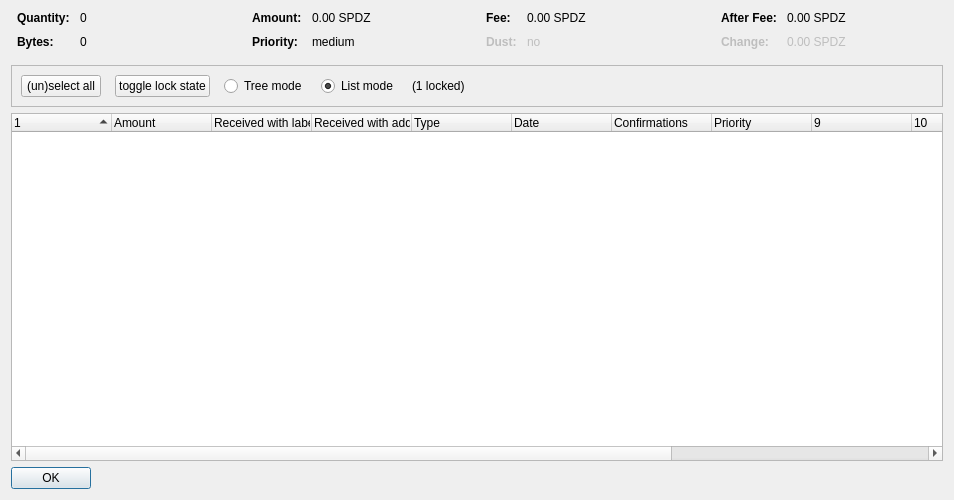
<?xml version="1.0" encoding="UTF-8"?>
<ui version="4.0">
 <class>CoinControlDialog</class>
 <widget class="QDialog" name="CoinControlDialog">
  <property name="geometry">
   <rect>
    <x>0</x>
    <y>0</y>
    <width>954</width>
    <height>500</height>
   </rect>
  </property>
  <property name="windowTitle">
   <string>Coin Selection</string>
  </property>
  <layout class="QVBoxLayout" name="verticalLayout">
   <item>
    <layout class="QHBoxLayout" name="horizontalLayoutTop" stretch="0,0,0,0">
     <property name="topMargin">
      <number>0</number>
     </property>
     <property name="bottomMargin">
      <number>10</number>
     </property>
     <item>
      <layout class="QFormLayout" name="formLayoutCoinControl1">
       <property name="horizontalSpacing">
        <number>10</number>
       </property>
       <property name="verticalSpacing">
        <number>10</number>
       </property>
       <property name="leftMargin">
        <number>6</number>
       </property>
       <property name="rightMargin">
        <number>6</number>
       </property>
       <item row="0" column="0">
        <widget class="QLabel" name="labelCoinControlQuantityText">
         <property name="font">
          <font>
           <weight>75</weight>
           <bold>true</bold>
          </font>
         </property>
         <property name="text">
          <string>Quantity:</string>
         </property>
        </widget>
       </item>
       <item row="0" column="1">
        <widget class="QLabel" name="labelCoinControlQuantity">
         <property name="cursor">
          <cursorShape>IBeamCursor</cursorShape>
         </property>
         <property name="contextMenuPolicy">
          <enum>Qt::ActionsContextMenu</enum>
         </property>
         <property name="text">
          <string notr="true">0</string>
         </property>
         <property name="textInteractionFlags">
          <set>Qt::LinksAccessibleByMouse|Qt::TextSelectableByKeyboard|Qt::TextSelectableByMouse</set>
         </property>
        </widget>
       </item>
       <item row="1" column="0">
        <widget class="QLabel" name="labelCoinControlBytesText">
         <property name="font">
          <font>
           <weight>75</weight>
           <bold>true</bold>
          </font>
         </property>
         <property name="text">
          <string>Bytes:</string>
         </property>
        </widget>
       </item>
       <item row="1" column="1">
        <widget class="QLabel" name="labelCoinControlBytes">
         <property name="cursor">
          <cursorShape>IBeamCursor</cursorShape>
         </property>
         <property name="contextMenuPolicy">
          <enum>Qt::ActionsContextMenu</enum>
         </property>
         <property name="text">
          <string notr="true">0</string>
         </property>
         <property name="textInteractionFlags">
          <set>Qt::LinksAccessibleByMouse|Qt::TextSelectableByKeyboard|Qt::TextSelectableByMouse</set>
         </property>
        </widget>
       </item>
      </layout>
     </item>
     <item>
      <layout class="QFormLayout" name="formLayoutCoinControl2">
       <property name="horizontalSpacing">
        <number>10</number>
       </property>
       <property name="verticalSpacing">
        <number>10</number>
       </property>
       <property name="leftMargin">
        <number>6</number>
       </property>
       <property name="rightMargin">
        <number>6</number>
       </property>
       <item row="0" column="0">
        <widget class="QLabel" name="labelCoinControlAmountText">
         <property name="font">
          <font>
           <weight>75</weight>
           <bold>true</bold>
          </font>
         </property>
         <property name="text">
          <string>Amount:</string>
         </property>
        </widget>
       </item>
       <item row="0" column="1">
        <widget class="QLabel" name="labelCoinControlAmount">
         <property name="cursor">
          <cursorShape>IBeamCursor</cursorShape>
         </property>
         <property name="contextMenuPolicy">
          <enum>Qt::ActionsContextMenu</enum>
         </property>
         <property name="text">
          <string notr="true">0.00 SPDZ</string>
         </property>
         <property name="textInteractionFlags">
          <set>Qt::LinksAccessibleByMouse|Qt::TextSelectableByKeyboard|Qt::TextSelectableByMouse</set>
         </property>
        </widget>
       </item>
       <item row="1" column="0">
        <widget class="QLabel" name="labelCoinControlPriorityText">
         <property name="font">
          <font>
           <weight>75</weight>
           <bold>true</bold>
          </font>
         </property>
         <property name="text">
          <string>Priority:</string>
         </property>
        </widget>
       </item>
       <item row="1" column="1">
        <widget class="QLabel" name="labelCoinControlPriority">
         <property name="cursor">
          <cursorShape>IBeamCursor</cursorShape>
         </property>
         <property name="contextMenuPolicy">
          <enum>Qt::ActionsContextMenu</enum>
         </property>
         <property name="text">
          <string>medium</string>
         </property>
         <property name="textInteractionFlags">
          <set>Qt::LinksAccessibleByMouse|Qt::TextSelectableByKeyboard|Qt::TextSelectableByMouse</set>
         </property>
        </widget>
       </item>
      </layout>
     </item>
     <item>
      <layout class="QFormLayout" name="formLayoutCoinControl3">
       <property name="horizontalSpacing">
        <number>10</number>
       </property>
       <property name="verticalSpacing">
        <number>10</number>
       </property>
       <property name="leftMargin">
        <number>6</number>
       </property>
       <property name="rightMargin">
        <number>6</number>
       </property>
       <item row="0" column="0">
        <widget class="QLabel" name="labelCoinControlFeeText">
         <property name="font">
          <font>
           <weight>75</weight>
           <bold>true</bold>
          </font>
         </property>
         <property name="text">
          <string>Fee:</string>
         </property>
        </widget>
       </item>
       <item row="0" column="1">
        <widget class="QLabel" name="labelCoinControlFee">
         <property name="cursor">
          <cursorShape>IBeamCursor</cursorShape>
         </property>
         <property name="contextMenuPolicy">
          <enum>Qt::ActionsContextMenu</enum>
         </property>
         <property name="text">
          <string notr="true">0.00 SPDZ</string>
         </property>
         <property name="textInteractionFlags">
          <set>Qt::LinksAccessibleByMouse|Qt::TextSelectableByKeyboard|Qt::TextSelectableByMouse</set>
         </property>
        </widget>
       </item>
       <item row="1" column="0">
        <widget class="QLabel" name="labelCoinControlLowOutputText">
         <property name="enabled">
          <bool>false</bool>
         </property>
         <property name="font">
          <font>
           <weight>75</weight>
           <bold>true</bold>
          </font>
         </property>
         <property name="text">
          <string>Dust:</string>
         </property>
        </widget>
       </item>
       <item row="1" column="1">
        <widget class="QLabel" name="labelCoinControlLowOutput">
         <property name="enabled">
          <bool>false</bool>
         </property>
         <property name="cursor">
          <cursorShape>IBeamCursor</cursorShape>
         </property>
         <property name="contextMenuPolicy">
          <enum>Qt::ActionsContextMenu</enum>
         </property>
         <property name="text">
          <string>no</string>
         </property>
         <property name="textInteractionFlags">
          <set>Qt::LinksAccessibleByMouse|Qt::TextSelectableByKeyboard|Qt::TextSelectableByMouse</set>
         </property>
        </widget>
       </item>
      </layout>
     </item>
     <item>
      <layout class="QFormLayout" name="formLayoutCoinControl4">
       <property name="horizontalSpacing">
        <number>10</number>
       </property>
       <property name="verticalSpacing">
        <number>10</number>
       </property>
       <property name="leftMargin">
        <number>6</number>
       </property>
       <property name="rightMargin">
        <number>6</number>
       </property>
       <item row="0" column="0">
        <widget class="QLabel" name="labelCoinControlAfterFeeText">
         <property name="font">
          <font>
           <weight>75</weight>
           <bold>true</bold>
          </font>
         </property>
         <property name="text">
          <string>After Fee:</string>
         </property>
        </widget>
       </item>
       <item row="0" column="1">
        <widget class="QLabel" name="labelCoinControlAfterFee">
         <property name="cursor">
          <cursorShape>IBeamCursor</cursorShape>
         </property>
         <property name="contextMenuPolicy">
          <enum>Qt::ActionsContextMenu</enum>
         </property>
         <property name="text">
          <string notr="true">0.00 SPDZ</string>
         </property>
         <property name="textInteractionFlags">
          <set>Qt::LinksAccessibleByMouse|Qt::TextSelectableByKeyboard|Qt::TextSelectableByMouse</set>
         </property>
        </widget>
       </item>
       <item row="1" column="0">
        <widget class="QLabel" name="labelCoinControlChangeText">
         <property name="enabled">
          <bool>false</bool>
         </property>
         <property name="font">
          <font>
           <weight>75</weight>
           <bold>true</bold>
          </font>
         </property>
         <property name="text">
          <string>Change:</string>
         </property>
        </widget>
       </item>
       <item row="1" column="1">
        <widget class="QLabel" name="labelCoinControlChange">
         <property name="enabled">
          <bool>false</bool>
         </property>
         <property name="cursor">
          <cursorShape>IBeamCursor</cursorShape>
         </property>
         <property name="contextMenuPolicy">
          <enum>Qt::ActionsContextMenu</enum>
         </property>
         <property name="text">
          <string notr="true">0.00 SPDZ</string>
         </property>
         <property name="textInteractionFlags">
          <set>Qt::LinksAccessibleByMouse|Qt::TextSelectableByKeyboard|Qt::TextSelectableByMouse</set>
         </property>
        </widget>
       </item>
      </layout>
     </item>
    </layout>
   </item>
   <item>
    <widget class="QFrame" name="frame">
     <property name="minimumSize">
      <size>
       <width>0</width>
       <height>40</height>
      </size>
     </property>
     <property name="frameShape">
      <enum>QFrame::StyledPanel</enum>
     </property>
     <property name="frameShadow">
      <enum>QFrame::Sunken</enum>
     </property>
     <layout class="QHBoxLayout" name="horizontalLayout">
      <item>
       <layout class="QHBoxLayout" name="horizontalLayoutPanel" stretch="0,0,0,0,0,0">
        <property name="spacing">
         <number>14</number>
        </property>
        <item>
         <widget class="QPushButton" name="pushButtonSelectAll">
          <property name="sizePolicy">
           <sizepolicy hsizetype="Maximum" vsizetype="Fixed">
            <horstretch>0</horstretch>
            <verstretch>0</verstretch>
           </sizepolicy>
          </property>
          <property name="text">
           <string>(un)select all</string>
          </property>
          <property name="autoDefault">
           <bool>false</bool>
          </property>
         </widget>
        </item>
        <item>
         <widget class="QPushButton" name="pushButtonToggleLock">
          <property name="sizePolicy">
           <sizepolicy hsizetype="Maximum" vsizetype="Fixed">
            <horstretch>0</horstretch>
            <verstretch>0</verstretch>
           </sizepolicy>
          </property>
          <property name="text">
           <string>toggle lock state</string>
          </property>
          <property name="autoDefault">
           <bool>false</bool>
          </property>
         </widget>
        </item>
        <item>
         <widget class="QRadioButton" name="radioTreeMode">
          <property name="sizePolicy">
           <sizepolicy hsizetype="Maximum" vsizetype="Fixed">
            <horstretch>0</horstretch>
            <verstretch>0</verstretch>
           </sizepolicy>
          </property>
          <property name="text">
           <string>Tree mode</string>
          </property>
         </widget>
        </item>
        <item>
         <widget class="QRadioButton" name="radioListMode">
          <property name="sizePolicy">
           <sizepolicy hsizetype="Maximum" vsizetype="Fixed">
            <horstretch>0</horstretch>
            <verstretch>0</verstretch>
           </sizepolicy>
          </property>
          <property name="text">
           <string>List mode</string>
          </property>
          <property name="checked">
           <bool>true</bool>
          </property>
         </widget>
        </item>
        <item>
         <widget class="QLabel" name="labelLocked">
          <property name="text">
           <string>(1 locked)</string>
          </property>
         </widget>
        </item>
        <item>
         <spacer name="horizontalSpacer">
          <property name="orientation">
           <enum>Qt::Horizontal</enum>
          </property>
          <property name="sizeHint" stdset="0">
           <size>
            <width>40</width>
            <height>20</height>
           </size>
          </property>
         </spacer>
        </item>
       </layout>
      </item>
     </layout>
    </widget>
   </item>
   <item>
    <widget class="CoinControlTreeWidget" name="treeWidget">
     <property name="contextMenuPolicy">
      <enum>Qt::CustomContextMenu</enum>
     </property>
     <property name="sortingEnabled">
      <bool>false</bool>
     </property>
     <property name="columnCount">
      <number>13</number>
     </property>
     <attribute name="headerShowSortIndicator" stdset="0">
      <bool>true</bool>
     </attribute>
     <attribute name="headerStretchLastSection">
      <bool>false</bool>
     </attribute>
     <column>
      <property name="text">
       <string/>
      </property>
     </column>
     <column>
      <property name="text">
       <string>Amount</string>
      </property>
     </column>
     <column>
      <property name="text">
       <string>Received with label</string>
      </property>
     </column>
     <column>
      <property name="text">
       <string>Received with address</string>
      </property>
     </column>
     <column>
      <property name="text">
       <string>Type</string>
      </property>
     </column>
     <column>
      <property name="text">
       <string>Date</string>
      </property>
     </column>
     <column>
      <property name="text">
       <string>Confirmations</string>
      </property>
      <property name="toolTip">
       <string>Confirmed</string>
      </property>
     </column>
     <column>
      <property name="text">
       <string>Priority</string>
      </property>
     </column>
     <column>
      <property name="text">
       <string/>
      </property>
     </column>
     <column>
      <property name="text">
       <string/>
      </property>
     </column>
     <column>
      <property name="text">
       <string/>
      </property>
     </column>
     <column>
      <property name="text">
       <string/>
      </property>
     </column>
     <column>
      <property name="text">
       <string/>
      </property>
     </column>
    </widget>
   </item>
   <item>
    <widget class="QDialogButtonBox" name="buttonBox">
     <property name="sizePolicy">
      <sizepolicy hsizetype="Maximum" vsizetype="Fixed">
       <horstretch>0</horstretch>
       <verstretch>0</verstretch>
      </sizepolicy>
     </property>
     <property name="orientation">
      <enum>Qt::Horizontal</enum>
     </property>
     <property name="standardButtons">
      <set>QDialogButtonBox::Ok</set>
     </property>
    </widget>
   </item>
  </layout>
 </widget>
 <customwidgets>
  <customwidget>
   <class>CoinControlTreeWidget</class>
   <extends>QTreeWidget</extends>
   <header>coincontroltreewidget.h</header>
  </customwidget>
 </customwidgets>
 <resources/>
 <connections/>
</ui>
